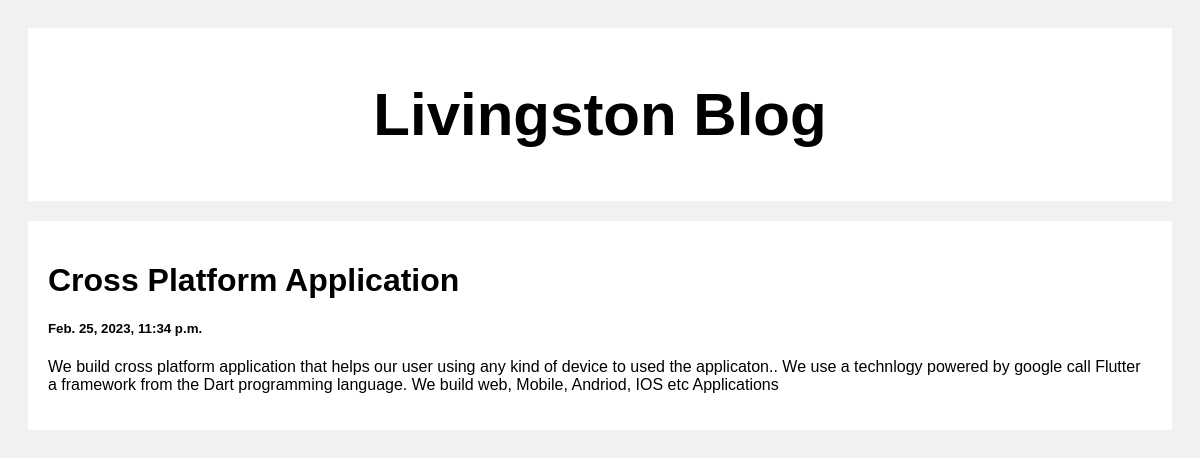
Screenshot of /post/2 with the database file from the repository.
### myapp/models.py (models this page shows)
class Post(models.Model):
    title=models.CharField(max_length=100)
    body=models.CharField(max_length=5000)
    created_at=models.DateTimeField(default= datetime.now, blank=True)

### myapp/views.py (the view)
# urls.py: path('post/<str:pk>', views.post, name='post'),
def post(request, pk):
    posts=Post.objects.get(id=pk)
    return render(request, 'post.html', {'posts': posts})

### templates/post.html (shortened to what this page needs)
<!DOCTYPE html>
<html>
<head>
</head>
<body>
<div class="header">
  <h2>Livingston Blog</h2>
</div>
<div class="row">
  <div class="leftcolumn">
    <div class="card">
        <h1>{{posts.title}}</h1>
        <h5>{{posts.created_at}}</h5>
        <p>{{posts.body}}</p>
    </div>
  </div>
</div>
</body>
</html>

### templates/post.html (style rules this page uses)
* { box-sizing: border-box; }
body { font-family: Arial; padding: 20px; background: #f1f1f1; }
.header { padding: 2px; font-size: 40px; text-align: center; background: white; }
.leftcolumn { float: left; width: 100%; }
.card { background-color: white; padding: 20px; margin-top: 20px; }
.row:after { content: ""; display: table; clear: both; }

### rows the page displays
Post: title "Cross Platform Application", created_at "Feb. 25, 2023, 11:34 p.m.", body "We build cross platform application that helps our user using any kind of device to used the applicaton.. We use a technlogy powered by google call Flutter a framework from the Dart programming language. We build web, Mobile, Andriod, IOS etc Applications"
